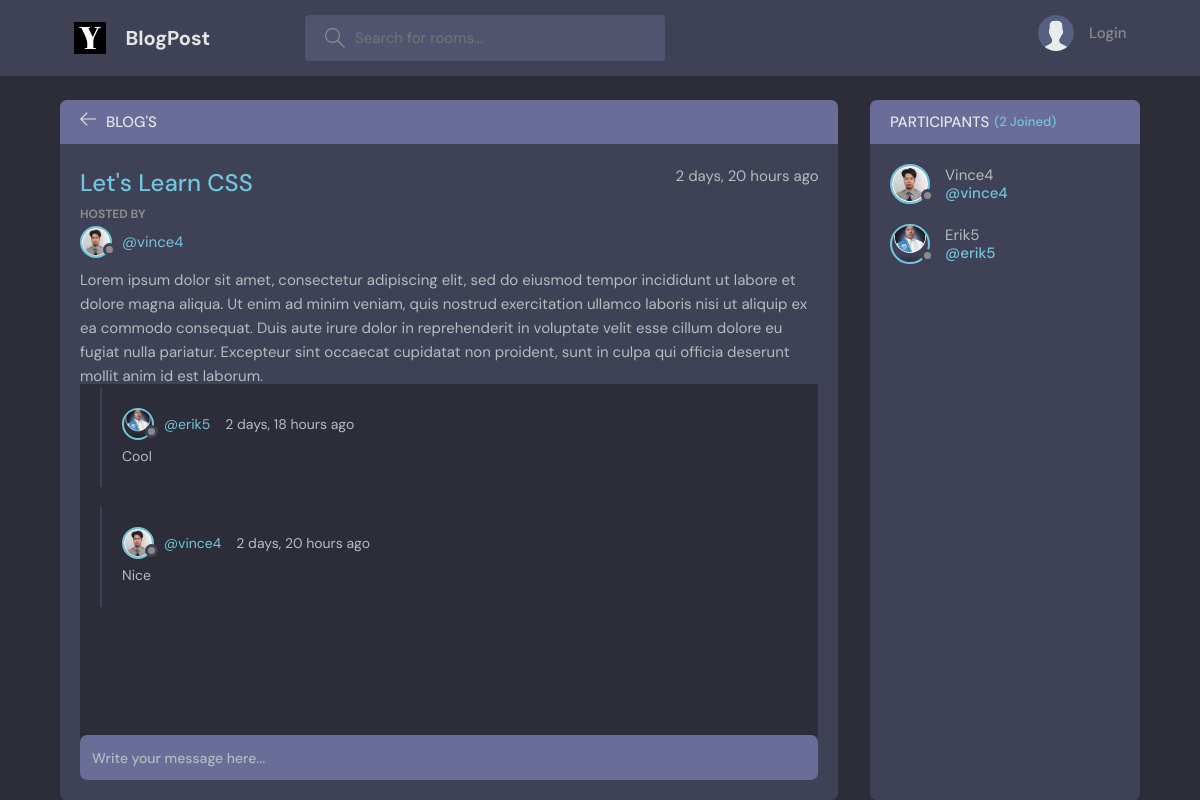
The page /room/1/ on the database its author committed.
### base/models.py (models this page shows, shortened)
class Room(models.Model):
    host =  models.ForeignKey(User, on_delete=models.SET_NULL, null=True)
    topic = models.ForeignKey(Topic, on_delete=models.SET_NULL, null=True)
    name = models.CharField(max_length=100)
    description = models.TextField(null=True, blank=True)
    participants = models.ManyToManyField(User, related_name='participants', blank=True)
    updated = models.DateTimeField(auto_now=True)
    created = models.DateTimeField(auto_now_add=True)
    class Meta:
        ordering = ['-updated', '-created']

class User(AbstractUser):
    name = models.CharField(max_length=200, null=True)
    email = models.EmailField(unique=True, null=True)
    bio = models.TextField(null=True)
    avatar = models.ImageField(null=True, default="avatar.svg")
    USERNAME_FIELD = 'email'
    REQUIRED_FIELDS = []

class Message(models.Model):
    user = models.ForeignKey(User, on_delete=models.CASCADE)
    room = models.ForeignKey(Room, on_delete=models.CASCADE)
    body = models.TextField()
    updated = models.DateTimeField(auto_now=True)
    created = models.DateTimeField(auto_now_add=True)
    class Meta:
        ordering = ['-updated', '-created']

### base/views.py (the view, shortened to what this page needs)
# urls.py: path('room/<str:pk>/', views.room, name='room'),
def room(request, pk):
    room = Room.objects.get(id=pk)
    roomMessages = room.message_set.all().order_by('-created')
    participants = room.participants.all()
    context = {'room':room, 'roomMessages':roomMessages, 'participants':participants}
    return render(request, 'base/room.html',context)

### base/models.py (called while the page is built)
    def __str__(self):
        return self.name

### base/templates/base/room.html (shortened to what this page needs)
{% extends 'main.html' %}
{% block content %}
    <main class="profile-page layout layout--2">
      <div class="container">
        <div class="room">
          <div class="room__top">
            <div class="room__topLeft">
              <a href="{% url 'home' %}">
                <svg version="1.1" xmlns="http://www.w3.org/2000/svg" width="32" height="32" viewBox="0 0 32 32">
                  <title>arrow-left</title>
                  <path
                    d="M13.723 2.286l-13.723 13.714 13.719 13.714 1.616-1.611-10.96-10.96h27.625v-2.286h-27.625l10.965-10.965-1.616-1.607z"
                  ></path>
                </svg>
              </a>
              <h3>Blog's</h3>
            </div>
          </div>
          <div class="room__box scroll">
            <div class="room__header scroll">
              <div class="room__info">
                <h3>{{room.name}}</h3>
                <span>{{room.created|timesince}} ago</span>
              </div>
              <div class="room__hosted">
                <p>Hosted By</p>
                <a href="{% url 'user-profile' room.host.id %}" class="room__author">
                  <div class="avatar avatar--small">
                    <img src="{{room.host.avatar.url}}" />
                  </div>
                  <span>@{{room.host.username}}</span>
                </a>
              </div>
             <div class="room__details">
                {{room.description}}
              </div>
            </div>
            <div class="room__conversation">
              <div class="threads scroll">
                {% for messages in roomMessages%}
                <div class="thread">
                  <div class="thread__top">
                    <div class="thread__author">
                      <a href="{% url 'user-profile' messages.user.id %}" class="thread__authorInfo">
                        <div class="avatar avatar--small">
                          <img src="{{messages.user.avatar.url}}" />
                        </div>
                        <span>@{{messages.user.username}}</span>
                      </a>
                      <span class="thread__date">{{messages.created|timesince}} ago</span>
                    </div>
                  </div>
                  <div class="thread__details">
                    {{messages.body}}
                  </div>
                </div>
                {% endfor %}
              </div>
            </div>
          </div>
          <div class="room__message">
            <form action="" method="POST">
              <input name="body" placeholder="Write your message here..." />
            </form>
          </div>
        </div>
        <div class="participants">
          <h3 class="participants__top">Participants <span>({{participants.count}} Joined)</span></h3>
          <div class="participants__list scroll">
            {% for participant in participants %}
            <a href="{% url 'user-profile' participant.id %}" class="participant">
              <div class="avatar avatar--medium">
                <img src="{{participant.avatar.url}}" />
              </div>
              <p>
                {{participant.username|capfirst}}
                <span>@{{participant.username}}</span>
              </p>
            </a>
            {% endfor %}
          </div>
        </div>
      </div>
    </main>
{% endblock content %}

### rows shown on the page
Room: name "Let's Learn CSS", created "2 days, 20 hours", host.avatar (picture), host.username "vince4", description "Lorem ipsum dolor sit amet, consectetur adipiscing elit, sed do eiusmod tempor incididunt ut labore et dolore magna aliqua. Ut enim ad minim veniam, quis nostrud exercitation ullamco laboris nisi ut aliquip ex ea commodo consequat. Duis aute irure dolor in reprehenderit in voluptate velit esse cillum dolore eu fugiat nulla pariatur. Excepteur sint occaecat cupidatat non proident, sunt in culpa qui officia deserunt mollit anim id est laborum."
Message: user.avatar (picture), user.username "erik5", created "2 days, 18 hours", body "Cool"
Message: user.avatar (picture), user.username "vince4", created "2 days, 20 hours", body "Nice"
User: avatar (picture), username "Vince4", username "vince4"
User: avatar (picture), username "Erik5", username "erik5"

### other values the page prints
{{ participants.count }} "2"
